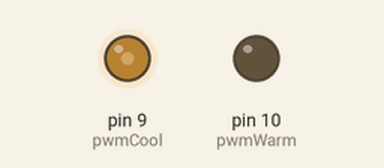
Recording of a sketch running on a simulated Arduino Uno, built with avr-gcc and run on an emulated ATmega328P. On the bench: output pins drawn as LEDs (lit = HIGH).

Above: at 0.05 s.
At 5.05 s:
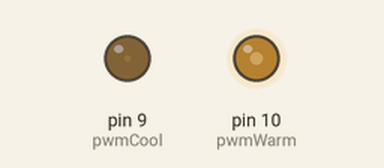
At 7.95 s:
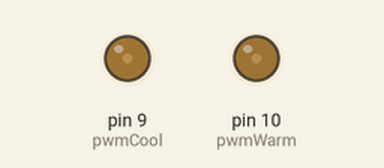
Timing chart, 0 to 13.6 s (numbered marks = the images above):
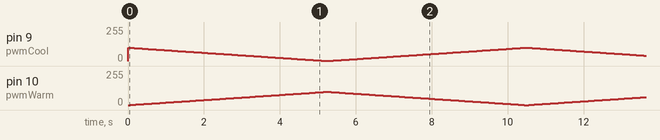

The sketch:

colour_sweep.ino
```cpp
const int pwmCool = 9;   // Cool White PWM pin
const int pwmWarm = 10;  // Warm White PWM pin

int brightness = 100;  // Full brightness (start at 255)
int blendValue = 0;    // Start with cool white (0 for cool, 1023 for warm)
int sweepSpeed = 5;   // Speed of the sweeping effect (lower is faster)

void setup() {
  // Change the PWM frequency for pins 9 and 10 (Timer1)
  // Setting the prescaler to 8 will give a PWM frequency of ~10kHz
  TCCR1B = TCCR1B & 0b11111000 | 0x02;  // Set prescaler to 8

  pinMode(pwmCool, OUTPUT);
  pinMode(pwmWarm, OUTPUT);
}

void loop() {
  // Sweep from cool white to warm white while maintaining half brightness
  for (blendValue = 0; blendValue <= 1023; blendValue++) {
    // Map blendValue to PWM outputs for cool and warm LEDs
    int blendCool = map(blendValue, 0, 1023, brightness, 0);  // Cool decreases
    int blendWarm = map(blendValue, 0, 1023, 0, brightness);  // Warm increases

    // Write PWM values to the MOSFETs
    analogWrite(pwmCool, blendCool);
    analogWrite(pwmWarm, blendWarm);

    delay(sweepSpeed);  // Delay for smooth sweeping effect
  }

  // Now reverse the sweep from warm white back to cool white
  for (blendValue = 1023; blendValue >= 0; blendValue--) {
    // Map blendValue to PWM outputs for cool and warm LEDs
    int blendCool = map(blendValue, 0, 1023, brightness, 0);  // Cool decreases
    int blendWarm = map(blendValue, 0, 1023, 0, brightness);  // Warm increases

    // Write PWM values to the MOSFETs
    analogWrite(pwmCool, blendCool);
    analogWrite(pwmWarm, blendWarm);

    delay(sweepSpeed);  // Delay for smooth sweeping effect
  }
}
```
